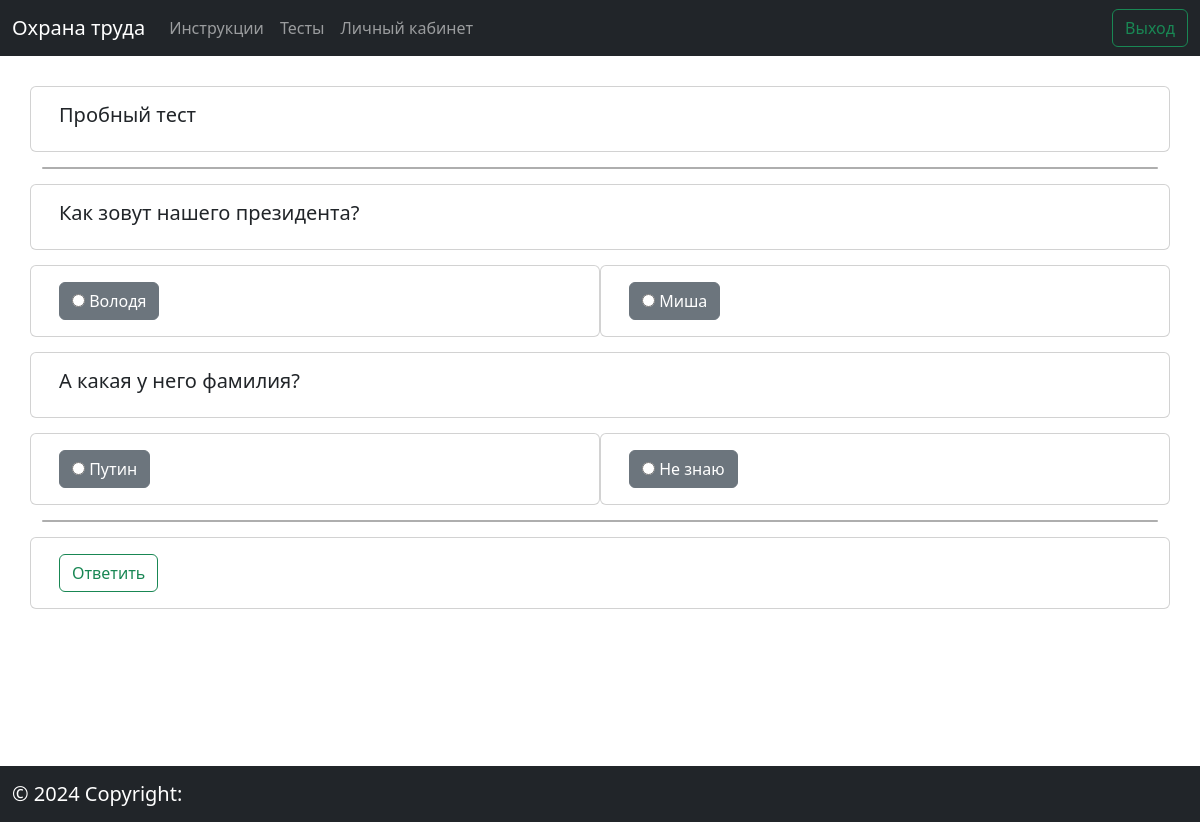
The page /tests/1/ on the database its author committed.
### app/models.py (models this page shows, shortened)
class Test(models.Model):
    title = models.CharField(max_length=255, verbose_name='Заголовок')
    instruction = models.ForeignKey('Instruction', on_delete=models.CASCADE, verbose_name='Инструкция')
    class Meta:
        db_table = 'test'
        verbose_name = 'Тест'
        verbose_name_plural = 'Тесты'

class Question(models.Model):
    title = models.CharField(max_length=255, verbose_name='Заголовок')
    test = models.ForeignKey('Test', on_delete=models.CASCADE, verbose_name='Тест')
    class Meta:
        db_table = 'question'
        verbose_name = 'Вопрос'
        verbose_name_plural = 'Вопросы'

class Answer(models.Model):
    title = models.CharField(max_length=255, verbose_name='Заголовок')
    question = models.ForeignKey('Question', on_delete=models.CASCADE, verbose_name='Вопрос')
    answer = models.BooleanField(verbose_name='Ответ')
    class Meta:
        db_table = 'answer'
        verbose_name = 'Ответ'
        verbose_name_plural = 'Ответы'

### app/views.py (the view)
# urls.py: path('tests/<int:id>/', TestDetailView.as_view(), name="test_detail"),
class TestDetailView(View):
    def get(self, request, id):
        test = Test.objects.get(id=id)
        return render(request, 'test.html', context={
            'test': test,
        })

### app/templates/test.html (shortened to what this page needs)
<!DOCTYPE html>
<html lang="en">
<head>
    <link href="https://cdn.jsdelivr.net/npm/bootstrap@5.2.1/dist/css/bootstrap.min.css" rel="stylesheet"
>
</head>
<body>
<nav class="navbar navbar-expand-lg navbar-light bg-light navbar-dark bg-dark">
    <div class="container-fluid">
        <a class="navbar-brand">Охрана труда</a>
        <div class="collapse navbar-collapse" id="navbarTogglerDemo02">
            <ul class="navbar-nav me-auto mb-2 mb-lg-0">
                <li class="nav-item">
                    <a class="nav-link" href="{% url 'home' %}">Инструкции</a>
                </li>
                <li class="nav-item">
                    <a class="nav-link" href="{% url 'tests' %}">Тесты</a>
                </li>
                <li class="nav-item">
                    <a class="nav-link" href="{% url 'personal_area' %}">Личный кабинет</a>
                </li>
            </ul>
            <form class="d-flex" action="{% url 'logout' %}">
                <button class="btn btn-outline-success" type="submit">Выход</button>
            </form>
        </div>
    </div>
</nav>
<form action="{% url 'get_score' test.id %}" method="post">
    <div class="container" style="margin-top:30px; min-height:85vh;">
        <div class="row" style="margin-top:15px; margin-bottom:15px;">
            <div class="card col" style="width: 18rem;">
                <div class="card-body">
                    <h5 class="card-title">{{test.title}}</h5>
                </div>
            </div>
        </div>
        <div class="col card" style="margin-top:15px; margin-bottom:15px; background-color:lightgray">
        </div>
        {% for question in test.question_set.all %}
        <div class="row" style="margin-top:15px; margin-bottom:15px;">
            <div class="card col" style="width: 18rem;">
                <div class="card-body">
                    <h5 class="card-title">{{question.title}}</h5>
                </div>
            </div>
        </div>
        <div class="row" style="margin-top:15px; margin-bottom:15px;">
            {% for answer in question.answer_set.all %}
            <div class="card col" style="width: 18rem;">
                <div class="card-body">
                    <div class="btn-group btn-group-toggle" data-toggle="buttons">
                        <label class="btn btn-secondary">
                            <input type="radio" name="answer_to_{{question.id}}" id="answer_{{answer.id}}" autocomplete="off" value="{{answer.answer}}"> {{answer.title}}
                        </label>
                    </div>
                </div>
            </div>
            {% endfor %}
        </div>
        {% endfor %}
        <div class="col card" style="margin-top:15px; margin-bottom:15px; background-color:lightgray">
        </div>
        <div class="row" style="margin-top:15px; margin-bottom:15px;">
            <div class="card col" style="width: 18rem;">
                <div class="card-body">
                    <button class="btn btn-outline-success" type="submit">Ответить</button>
                </div>
            </div>
        </div>
    </div>
</form>
<nav class="navbar navbar-light bg-light navbar-dark bg-dark">
  <div class="container-fluid">
    <a class="navbar-brand"> © 2024 Copyright:</a>
  </div>
</nav>
</body>
</html>

### rows shown on the page
Test: title "Пробный тест"
Question: title "Как зовут нашего президента?"
Answer: title "Володя"
Answer: title "Миша"
Question: title "А какая у него фамилия?"
Answer: title "Путин"
Answer: title "Не знаю"
